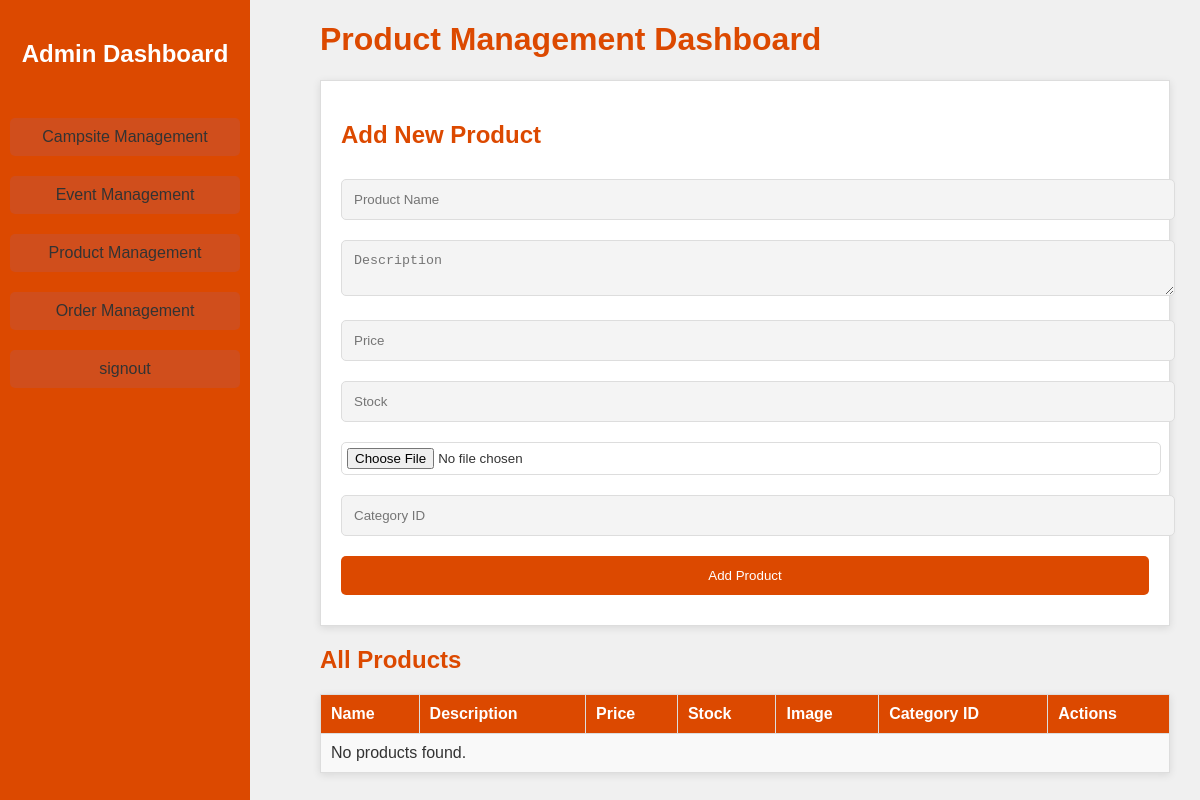
The page /dashboard/product/index.php on the database as committed earlier.
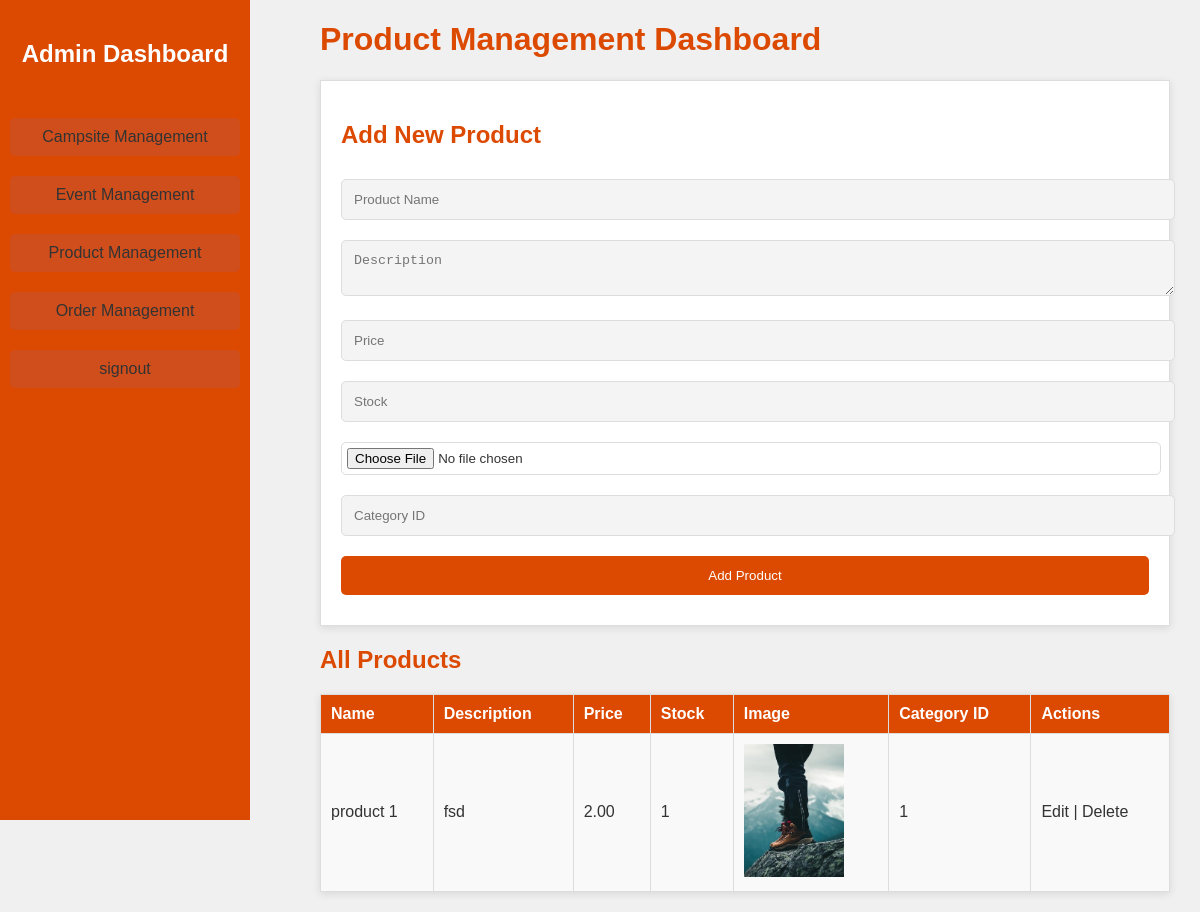
The same page on the database as committed later.
### tables this page shows
CREATE TABLE `products` (
  `product_id` int(11) NOT NULL,
  `productName` varchar(60) NOT NULL,
  `productPrice` int(11) NOT NULL,
  `productDesc` varchar(60) NOT NULL,
  `stock` int(11) NOT NULL,
  `image` varchar(255) NOT NULL,
  `category_id` int(11) NOT NULL
);

### dashboard/product/display.php (the view, shortened to what this page needs)
<?php
include '../../connection.php';
$sql = "SELECT * FROM products";
$result = $conn->query($sql);
if ($result->num_rows > 0) {
  while($row = $result->fetch_assoc()) {
    echo "<tr>
            <td>" . htmlspecialchars($row["productName"]) . "</td>
            <td>" . htmlspecialchars($row["productDesc"]) . "</td>
            <td>" . number_format($row["productPrice"], 2) . "</td>
            <td>" . $row["stock"] . "</td>
            <td><img src='../../images/uploads/" . htmlspecialchars($row["image"]) . "' width='100'></td>
            <td>" . $row["category_id"] . "</td>
            <td>
              <a href='edit.php?product_id=" . $row["product_id"] . "'>Edit</a> |
              <a href='delete.php?product_id=" . $row["product_id"] . "' onclick='return confirm(\"Are you sure you want to delete this product?\");'>Delete</a>
            </td>
          </tr>";
  }
} else {
  echo "<tr><td colspan='7'>No products found.</td></tr>";
}
?>

Rows that differ between the two databases and show on the page:
added products: productName "product 1", productDesc "fsd", productPrice "2.00", stock "1", image (picture), category "1"
Other text that changed with them:
text no longer shown: "No products found."
